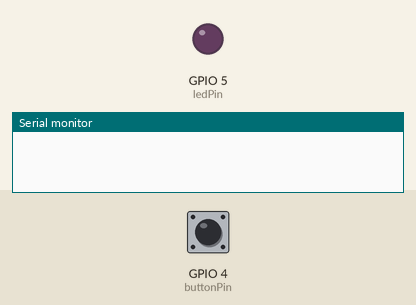
Recording of a sketch running on a simulated ESP32. On the bench: output pins drawn as LEDs (lit = HIGH), the last lines printed to the serial monitor. Inputs (shaded band) come from the test bench; at power-on: GPIO 4 (buttonPin) LOW.

Above: at 1.2 s.
1.3 s: GPIO 4 (buttonPin) pulled HIGH for 0.15 s
At 2.3 s:
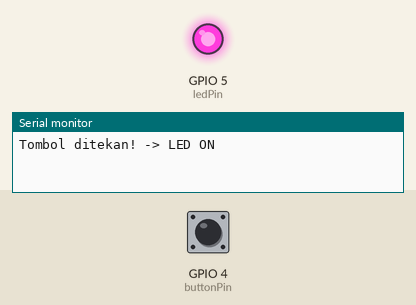
2.9 s: GPIO 4 (buttonPin) pulled HIGH for 1 s
At 3.5 s:
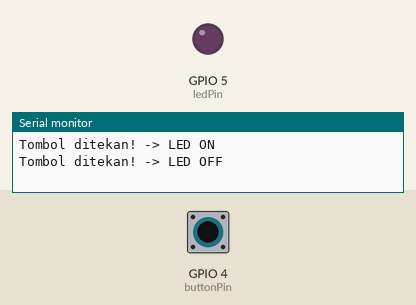
5.4 s: GPIO 4 (buttonPin) pulled HIGH for 3.2 s
At 6.6 s:
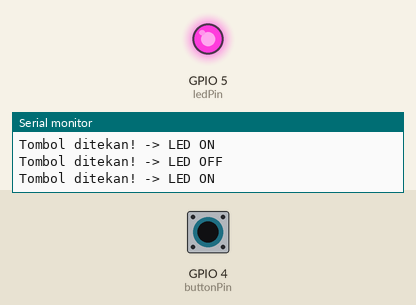
Timing chart, 0 to 8.4 s (numbered marks = the images above; inputs shaded):
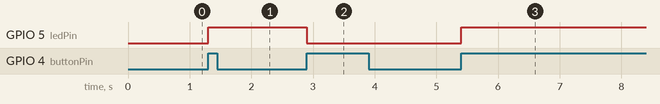

The sketch:

sketch.ino
```cpp
const int buttonPin = 4;
const int ledPin = 5;

int buttonState = 0;
int lastButtonState = LOW;
int ledState = LOW;

void setup() {
  Serial.begin(115200);
  pinMode(buttonPin, INPUT);
  pinMode(ledPin, OUTPUT);
  digitalWrite(ledPin, ledState);
}

void loop() {
  buttonState = digitalRead(buttonPin);

  if (buttonState == HIGH && lastButtonState == LOW) {
    ledState = !ledState;
    digitalWrite(ledPin, ledState);

    if (ledState == HIGH) {
     Serial.println("Tombol ditekan! -> LED ON");
    } else {
     Serial.println("Tombol ditekan! -> LED OFF");
    }

    delay(200);
  }

  lastButtonState = buttonState;
}
```

Measured:
- after the input at 1.3 s, GPIO 5 (ledPin): LOW → HIGH at once
- after the input at 2.9 s, GPIO 5 (ledPin): HIGH → LOW at once
- after the input at 5.4 s, GPIO 5 (ledPin): LOW → HIGH at once
